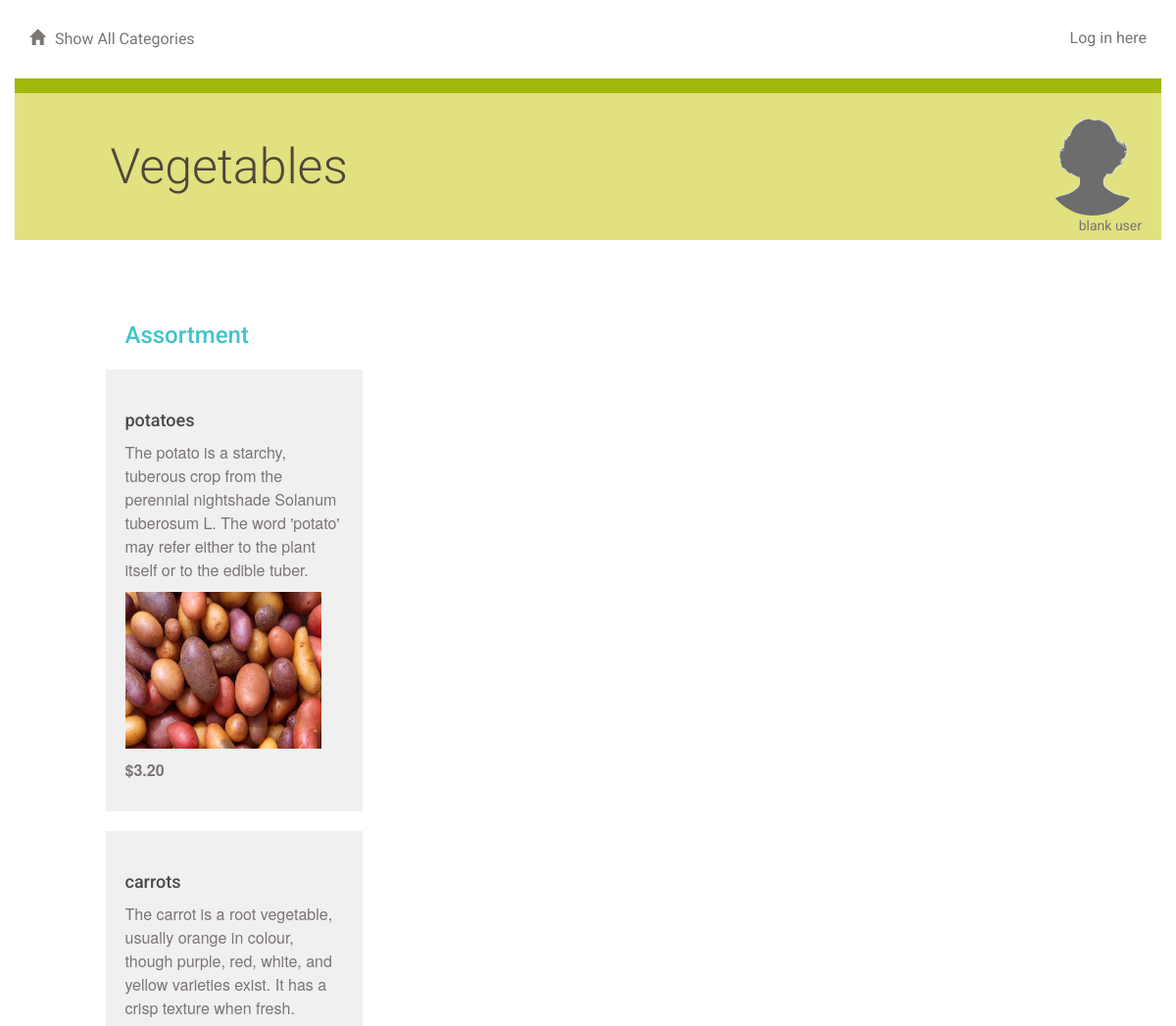
The app's page /category/2/grocery/ (upper part), older data.
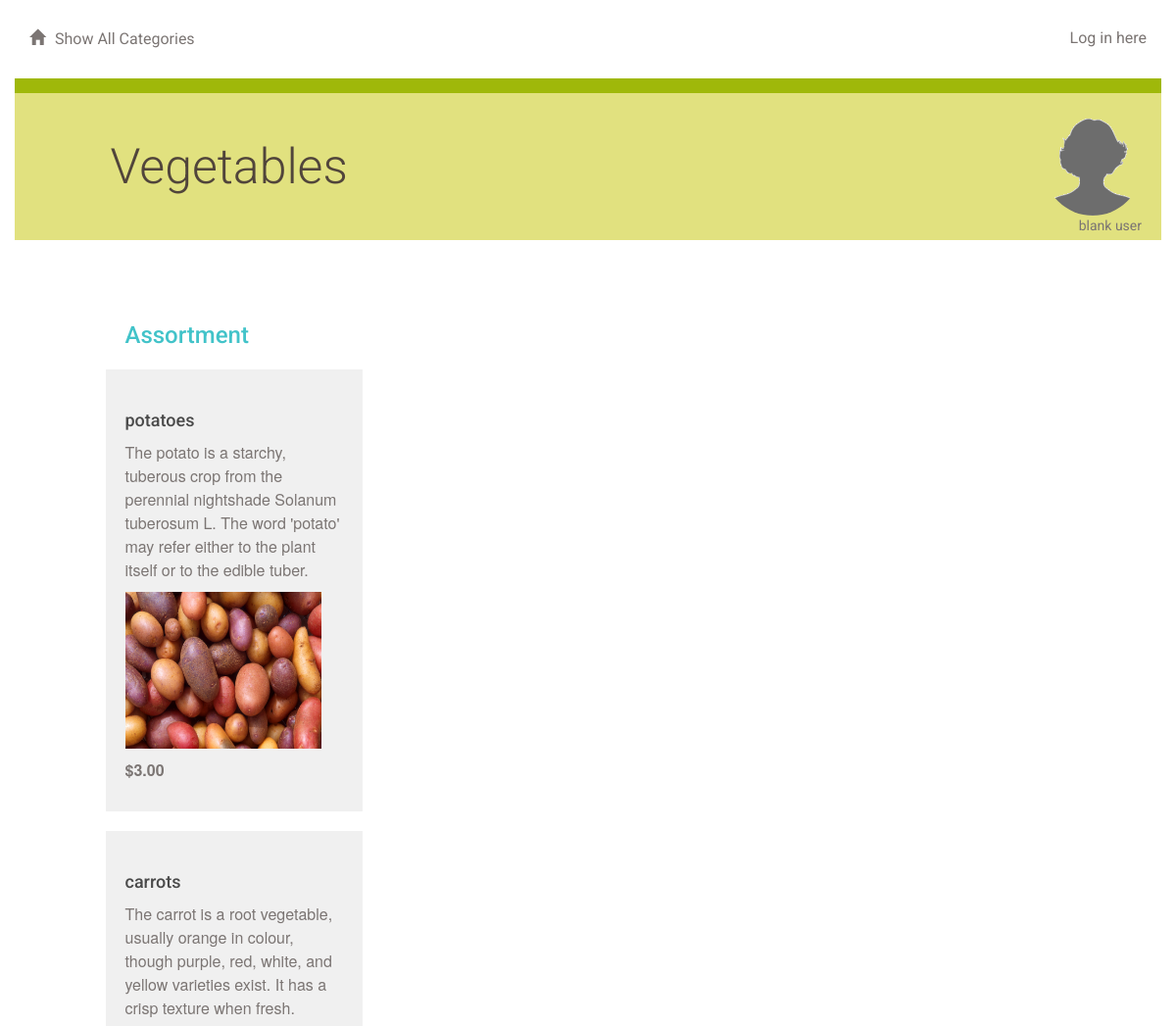
The same page, newer data.
### catalog_database_setup.py (models this page shows, shortened)
class GroceryItem(Base):
    __tablename__ = 'grocery_item'
    id = Column(Integer, primary_key = True)
    name =Column(String(80), nullable = False)
    description = Column(String(250))
    price = Column(String(8))
    item_image =  Column(String(250))
    category_id = Column(Integer,ForeignKey('category.id'))
    category = relationship(Category)
    user_id = Column(Integer,ForeignKey('user.id'))
    user = relationship(User)

### application.py (the view)
@app.route('/category/<int:category_id>/')
@app.route('/category/<int:category_id>/grocery/')
def showGrocery(category_id):
    category = session.query(Category).filter_by(id = category_id).one()
    items = session.query(GroceryItem).filter_by(category_id = category_id).all()
    creator = getUserInfo(category.user_id) #what is happening here? orginally: getUserInfo(category.user_id)
    if 'username' not in login_session or creator.id != login_session['user_id']:
        return render_template('publicgrocery.html', items = items,
            category = category, creator = creator, login_session = login_session)
    else:
        return render_template('grocery.html', items = items,
            category = category, creator = creator, login_session = login_session)

### application.py (called while the page is built)
def getUserInfo(user_id):
    user = session.query(User).filter_by(id=user_id).one()
    return user

### templates/publicgrocery.html (shortened to what this page needs)
{% extends "main.html" %}
{% block content %}
{% include "header.html" %}
	<div class="row divider green">
		<div class="col-md-12"></div>
	</div>
	<div class="row banner menu">
		<div class="col-md-11 col-md-offset-1 padding-none">
			<h1>{{category.name}}
			<figure class="creator">
				<img src="{{ url_for('static', filename='blank_user.gif') }}">
				<figcaption>blank user</figcaption>
			</figure>
			</h1>
		</div>
	</div>
	<div class="row padding-top padding-bottom">
		<div class="col-md-1"></div>
		<div class="col-md-11 padding-none">
		</div>
		<div class="col-md-7"></div>
	</div>
	<div class="row">
		<div class="col-md-12">
		</div>
	</div>
	{% if items !=[] %}
		<div class="row">
			<div class="col-md-1"></div>
			<div class="col-md-3">
				<h2>Assortment</h2>
					{% for i in items %}
							<div class="grocery-item">
								<h3>{{i.name}}</h3>
								<p>{{i.description}}</p>
								<p><img src={{i.item_image}} width="200" height="160"></p>
								<p class="grocery-price">{{i.price}}</p>
							</div>
					{% endfor %}
			</div>
		</div>
	{% endif %}
{% endblock %}

Row changes from the older to the newer data that the page shows:
changed GroceryItem "potatoes": price "$3.20" → "$3.00"
